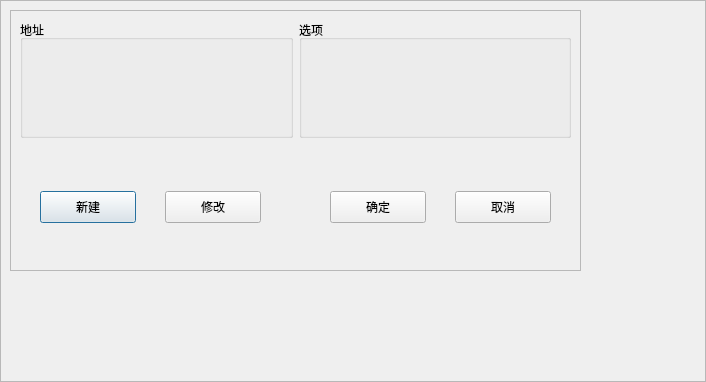
<?xml version="1.0" encoding="UTF-8"?>
<ui version="4.0">
 <class>UpdateWalletForm</class>
 <widget class="QDialog" name="UpdateWalletForm">
  <property name="geometry">
   <rect>
    <x>0</x>
    <y>0</y>
    <width>706</width>
    <height>382</height>
   </rect>
  </property>
  <property name="windowTitle">
   <string>Dialog</string>
  </property>
  <layout class="QVBoxLayout" name="verticalLayout">
   <property name="spacing">
    <number>0</number>
   </property>
   <property name="leftMargin">
    <number>0</number>
   </property>
   <property name="topMargin">
    <number>0</number>
   </property>
   <property name="rightMargin">
    <number>0</number>
   </property>
   <property name="bottomMargin">
    <number>0</number>
   </property>
   <item>
    <widget class="QFrame" name="frameMain">
     <property name="frameShape">
      <enum>QFrame::StyledPanel</enum>
     </property>
     <widget class="QFrame" name="frameContent">
      <property name="geometry">
       <rect>
        <x>10</x>
        <y>10</y>
        <width>571</width>
        <height>261</height>
       </rect>
      </property>
      <property name="frameShape">
       <enum>QFrame::StyledPanel</enum>
      </property>
      <layout class="QVBoxLayout" name="verticalLayout_3">
       <item>
        <layout class="QHBoxLayout" name="layoutContent">
         <item>
          <widget class="QGroupBox" name="groupBoxAddress">
           <property name="title">
            <string>地址</string>
           </property>
          </widget>
         </item>
         <item>
          <widget class="QGroupBox" name="groupBox">
           <property name="sizePolicy">
            <sizepolicy hsizetype="Preferred" vsizetype="Expanding">
             <horstretch>0</horstretch>
             <verstretch>0</verstretch>
            </sizepolicy>
           </property>
           <property name="title">
            <string>选项</string>
           </property>
          </widget>
         </item>
        </layout>
       </item>
       <item>
        <layout class="QHBoxLayout" name="horizontalLayout">
         <property name="spacing">
          <number>9</number>
         </property>
         <property name="topMargin">
          <number>9</number>
         </property>
         <item>
          <widget class="QPushButton" name="ButtonNewAddress">
           <property name="sizePolicy">
            <sizepolicy hsizetype="Fixed" vsizetype="Fixed">
             <horstretch>0</horstretch>
             <verstretch>0</verstretch>
            </sizepolicy>
           </property>
           <property name="minimumSize">
            <size>
             <width>96</width>
             <height>32</height>
            </size>
           </property>
           <property name="maximumSize">
            <size>
             <width>96</width>
             <height>32</height>
            </size>
           </property>
           <property name="text">
            <string>新建</string>
           </property>
          </widget>
         </item>
         <item>
          <widget class="QPushButton" name="ButtonEditAddress">
           <property name="sizePolicy">
            <sizepolicy hsizetype="Fixed" vsizetype="Fixed">
             <horstretch>0</horstretch>
             <verstretch>0</verstretch>
            </sizepolicy>
           </property>
           <property name="minimumSize">
            <size>
             <width>96</width>
             <height>32</height>
            </size>
           </property>
           <property name="maximumSize">
            <size>
             <width>96</width>
             <height>32</height>
            </size>
           </property>
           <property name="text">
            <string>修改</string>
           </property>
          </widget>
         </item>
         <item>
          <spacer name="horizontalSpacer">
           <property name="sizeHint" stdset="0">
            <size>
             <width>40</width>
             <height>20</height>
            </size>
           </property>
          </spacer>
         </item>
         <item>
          <widget class="QPushButton" name="ButtonOK">
           <property name="sizePolicy">
            <sizepolicy hsizetype="Fixed" vsizetype="Fixed">
             <horstretch>0</horstretch>
             <verstretch>0</verstretch>
            </sizepolicy>
           </property>
           <property name="minimumSize">
            <size>
             <width>96</width>
             <height>32</height>
            </size>
           </property>
           <property name="maximumSize">
            <size>
             <width>96</width>
             <height>32</height>
            </size>
           </property>
           <property name="text">
            <string>确定</string>
           </property>
          </widget>
         </item>
         <item>
          <widget class="QPushButton" name="ButtonCancel">
           <property name="sizePolicy">
            <sizepolicy hsizetype="Fixed" vsizetype="Fixed">
             <horstretch>0</horstretch>
             <verstretch>0</verstretch>
            </sizepolicy>
           </property>
           <property name="minimumSize">
            <size>
             <width>96</width>
             <height>32</height>
            </size>
           </property>
           <property name="maximumSize">
            <size>
             <width>96</width>
             <height>32</height>
            </size>
           </property>
           <property name="text">
            <string>取消</string>
           </property>
          </widget>
         </item>
        </layout>
       </item>
      </layout>
     </widget>
    </widget>
   </item>
  </layout>
 </widget>
 <resources/>
 <connections/>
</ui>
